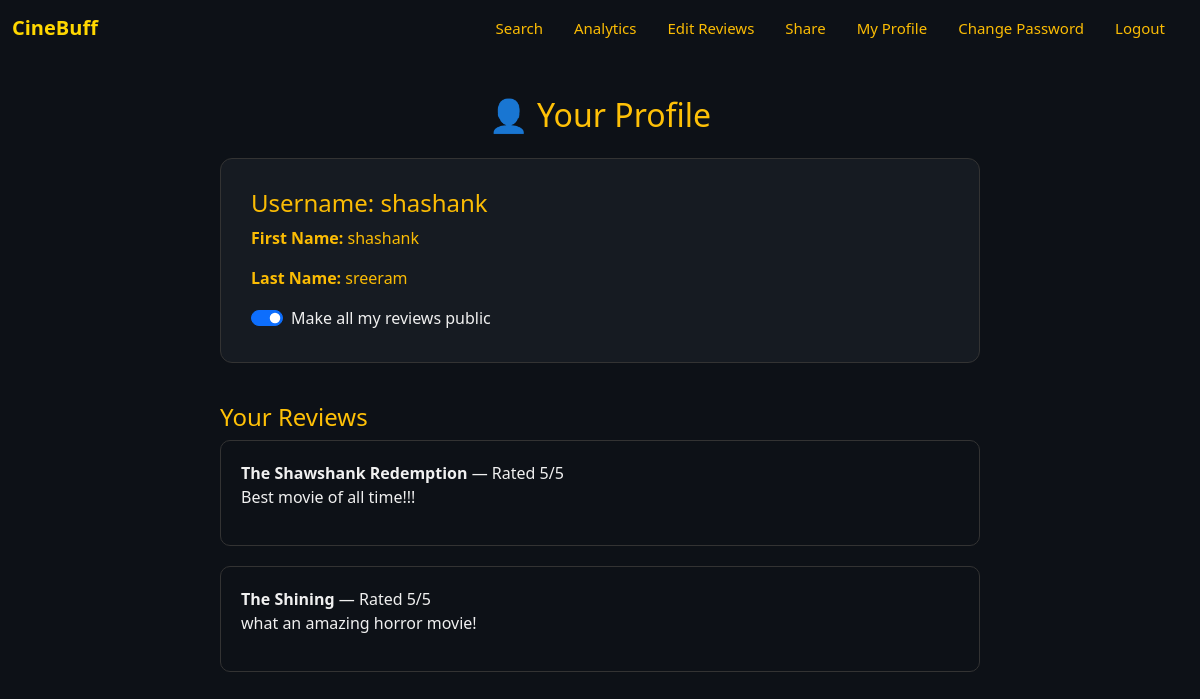
/profile (signed in), run on the app's committed database.
### app/models.py (models this page shows, shortened)
class Member(db.Model, UserMixin):
    __tablename__ = 'member'
    username = db.Column(db.String, primary_key=True)
    firstName = db.Column(db.String, nullable=False)
    lastName = db.Column(db.String, nullable=False)
    email = db.Column(db.String, nullable=False, unique=True)
    hashPwd = db.Column(db.String, nullable=False)
    reviews = db.relationship('Review', backref='member', lazy=True)
    roles = db.relationship('UserRole', backref='member', lazy=True)
    public_reviews = db.Column(db.Boolean, default=False)
    def has_role(self, role_name):
        if self.roles:
            for role in self.roles:
                if role.role == role_name:
                    return True
        return False

class Review(db.Model):
    __tablename__ = 'review'
    id = db.Column(db.Integer, primary_key=True, autoincrement=True)
    movie_id = db.Column(db.String, db.ForeignKey('movie.tconst'), nullable=False)
    username = db.Column(db.String, db.ForeignKey('member.username'), nullable=False)
    rating = db.Column(db.Integer, nullable=False)
    content = db.Column(db.Text, nullable=True)
    movie = db.relationship('Movie')

class Movie(db.Model):
    __tablename__ = 'movie'
    tconst = db.Column(db.Text, primary_key=True)
    primaryTitle = db.Column(db.Text)
    originalTitle = db.Column(db.Text)
    Poster_Link = db.Column(db.Text)
    startYear = db.Column(db.Integer)
    genres = db.Column(db.Text)
    Certificate = db.Column(db.Text)
    runtimeMinutes = db.Column(db.Integer)
    Director = db.Column(db.Text)
    Star1 = db.Column(db.Text)
    Star2 = db.Column(db.Text)
    Star3 = db.Column(db.Text)
    Star4 = db.Column(db.Text)
    Overview = db.Column(db.Text)
    reviews = db.relationship('Review', backref='has', lazy=True)

### app/users/routes.py (the view)
@users.route("/profile")
@login_required
def profile():
    user = Member.query.get(current_user.username)
    reviews = Review.query.filter_by(username=user.username).all()
    return render_template('profile.html', user=user, reviews=reviews)

### app/models.py (called while the page is built)
@login_manager.user_loader
def load_user(user_id):
    return Member.query.get(user_id)

### app/templates/profile.html (shortened to what this page needs)
{% extends "base.html" %}
{% block content %}
<div class="profile-container">
  <h2 class="text-warning text-center mb-4">👤 Your Profile</h2>
  <div class="profile-card">
    <h4>Username: {{ user.username }}</h4>
    <p><strong>First Name:</strong> {{ user.firstName }}</p>
    <p><strong>Last Name:</strong> {{ user.lastName }}</p>
    <div class="form-check form-switch mt-3">
      <input class="form-check-input" type="checkbox" id="publicToggle" {% if user.public_reviews %}checked{% endif %}>
      <label class="form-check-label" for="publicToggle">
        Make all my reviews public
      </label>
    </div>
  </div>
  <h4 class="text-warning mt-4">Your Reviews</h4>
  {% if reviews %}
    {% for r in reviews %}
    <div class="profile-reviews">
      <strong>{{ r.movie.primaryTitle }}</strong> — Rated {{ r.rating }}/5
      <p>{{ r.content }}</p>
    </div>
    {% endfor %}
  {% else %}
    <p class="text-muted">You haven’t reviewed any movies yet.</p>
  {% endif %}
</div>
{% endblock %}

### app/static/styles.css (style rules this page uses)
html, body { margin: 0; padding: 0; background-color: #0d1117 !important; color: white; height: 100%; font-family: 'Poppins', 'Segoe UI', sans-serif; }
h1, h2 { text-align: center; margin-bottom: 20px; color: #ffd700; }
.profile-container { padding: 40px 20px; max-width: 800px; margin: auto; color: #f0f0f0; }
.profile-card { background-color: #161b22; padding: 30px; border: 1px solid #333; border-radius: 12px; margin-bottom: 40px; }
.profile-card h4, .profile-card p, .profile-card strong { color: #fbbc04; }
.profile-reviews { background-color: #0d1117; border: 1px solid #333; border-radius: 10px; padding: 20px; margin-bottom: 20px; color: #f0f0f0; }

### data on the page
Member: username "shashank", firstName "shashank", lastName "sreeram", public_reviews "☑"
Review: movie.primaryTitle "The Shawshank Redemption", rating "5", content "Best movie of all time!!!"
Review: movie.primaryTitle "The Shining", rating "5", content "what an amazing horror movie!"
